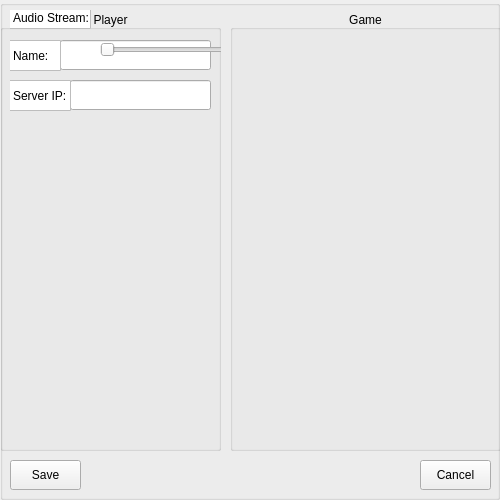
<?xml version="1.0" encoding="UTF-8"?>
<ui version="4.0">
 <class>SettingsBox</class>
 <widget class="QGroupBox" name="SettingsBox">
  <property name="geometry">
   <rect>
    <x>0</x>
    <y>0</y>
    <width>500</width>
    <height>500</height>
   </rect>
  </property>
  <property name="sizePolicy">
   <sizepolicy hsizetype="Fixed" vsizetype="Fixed">
    <horstretch>0</horstretch>
    <verstretch>0</verstretch>
   </sizepolicy>
  </property>
  <property name="minimumSize">
   <size>
    <width>455</width>
    <height>338</height>
   </size>
  </property>
  <property name="maximumSize">
   <size>
    <width>500</width>
    <height>500</height>
   </size>
  </property>
  <property name="windowTitle">
   <string>GroupBox</string>
  </property>
  <widget class="QGroupBox" name="gamesec">
   <property name="geometry">
    <rect>
     <x>230</x>
     <y>10</y>
     <width>271</width>
     <height>441</height>
    </rect>
   </property>
   <property name="sizePolicy">
    <sizepolicy hsizetype="Fixed" vsizetype="Fixed">
     <horstretch>0</horstretch>
     <verstretch>0</verstretch>
    </sizepolicy>
   </property>
   <property name="maximumSize">
    <size>
     <width>271</width>
     <height>441</height>
    </size>
   </property>
   <property name="title">
    <string>Game</string>
   </property>
   <property name="alignment">
    <set>Qt::AlignBottom|Qt::AlignHCenter</set>
   </property>
   <property name="flat">
    <bool>true</bool>
   </property>
  </widget>
  <widget class="QGroupBox" name="playersec">
   <property name="geometry">
    <rect>
     <x>0</x>
     <y>10</y>
     <width>221</width>
     <height>441</height>
    </rect>
   </property>
   <property name="sizePolicy">
    <sizepolicy hsizetype="Fixed" vsizetype="Fixed">
     <horstretch>0</horstretch>
     <verstretch>0</verstretch>
    </sizepolicy>
   </property>
   <property name="maximumSize">
    <size>
     <width>221</width>
     <height>441</height>
    </size>
   </property>
   <property name="title">
    <string>Player</string>
   </property>
   <property name="alignment">
    <set>Qt::AlignBottom|Qt::AlignHCenter</set>
   </property>
   <property name="flat">
    <bool>true</bool>
   </property>
   <widget class="QLineEdit" name="playerName">
    <property name="geometry">
     <rect>
      <x>60</x>
      <y>30</y>
      <width>151</width>
      <height>30</height>
     </rect>
    </property>
   </widget>
   <widget class="QLabel" name="playerNameL">
    <property name="geometry">
     <rect>
      <x>10</x>
      <y>30</y>
      <width>51</width>
      <height>31</height>
     </rect>
    </property>
    <property name="styleSheet">
     <string notr="true">background-color: white; border: 0.5px solid #BDBDBD; border-radius: 0.5px; margin-left: -1px;</string>
    </property>
    <property name="text">
     <string>Name:</string>
    </property>
   </widget>
   <widget class="QLineEdit" name="playerName_2">
    <property name="geometry">
     <rect>
      <x>70</x>
      <y>70</y>
      <width>141</width>
      <height>30</height>
     </rect>
    </property>
    <property name="text">
     <string/>
    </property>
   </widget>
   <widget class="QLabel" name="playerNameL_2">
    <property name="geometry">
     <rect>
      <x>10</x>
      <y>70</y>
      <width>61</width>
      <height>31</height>
     </rect>
    </property>
    <property name="styleSheet">
     <string notr="true">background-color: white; border: 0.5px solid #BDBDBD; border-radius: 0.5px; margin-left: -1px;</string>
    </property>
    <property name="text">
     <string>Server IP:</string>
    </property>
   </widget>
   <widget class="QSlider" name="aStreamS">
    <property name="geometry">
     <rect>
      <x>100</x>
      <y>30</y>
      <width>161</width>
      <height>20</height>
     </rect>
    </property>
    <property name="orientation">
     <enum>Qt::Horizontal</enum>
    </property>
   </widget>
   <widget class="QLabel" name="aStreamL">
    <property name="geometry">
     <rect>
      <x>10</x>
      <y>-3</y>
      <width>81</width>
      <height>22</height>
     </rect>
    </property>
    <property name="styleSheet">
     <string notr="true">background-color: white; border: 0.5px solid #BDBDBD; border-radius: 0.5px; margin-left: -1px;</string>
    </property>
    <property name="text">
     <string>Audio Stream:</string>
    </property>
   </widget>
  </widget>
  <widget class="QPushButton" name="SaveButton">
   <property name="geometry">
    <rect>
     <x>10</x>
     <y>460</y>
     <width>71</width>
     <height>30</height>
    </rect>
   </property>
   <property name="text">
    <string>Save</string>
   </property>
  </widget>
  <widget class="QPushButton" name="CancelButton">
   <property name="geometry">
    <rect>
     <x>420</x>
     <y>460</y>
     <width>71</width>
     <height>30</height>
    </rect>
   </property>
   <property name="text">
    <string>Cancel</string>
   </property>
  </widget>
 </widget>
 <resources/>
 <connections/>
</ui>
